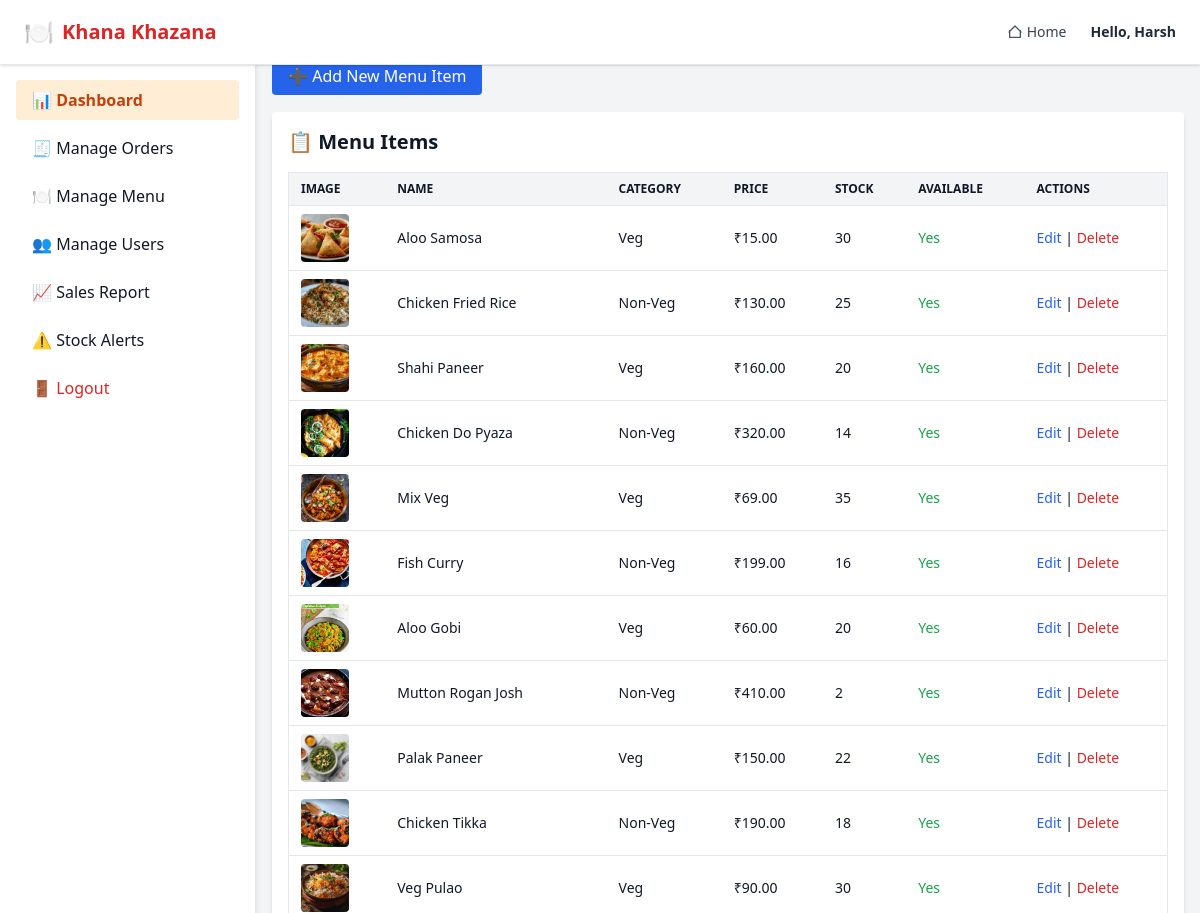
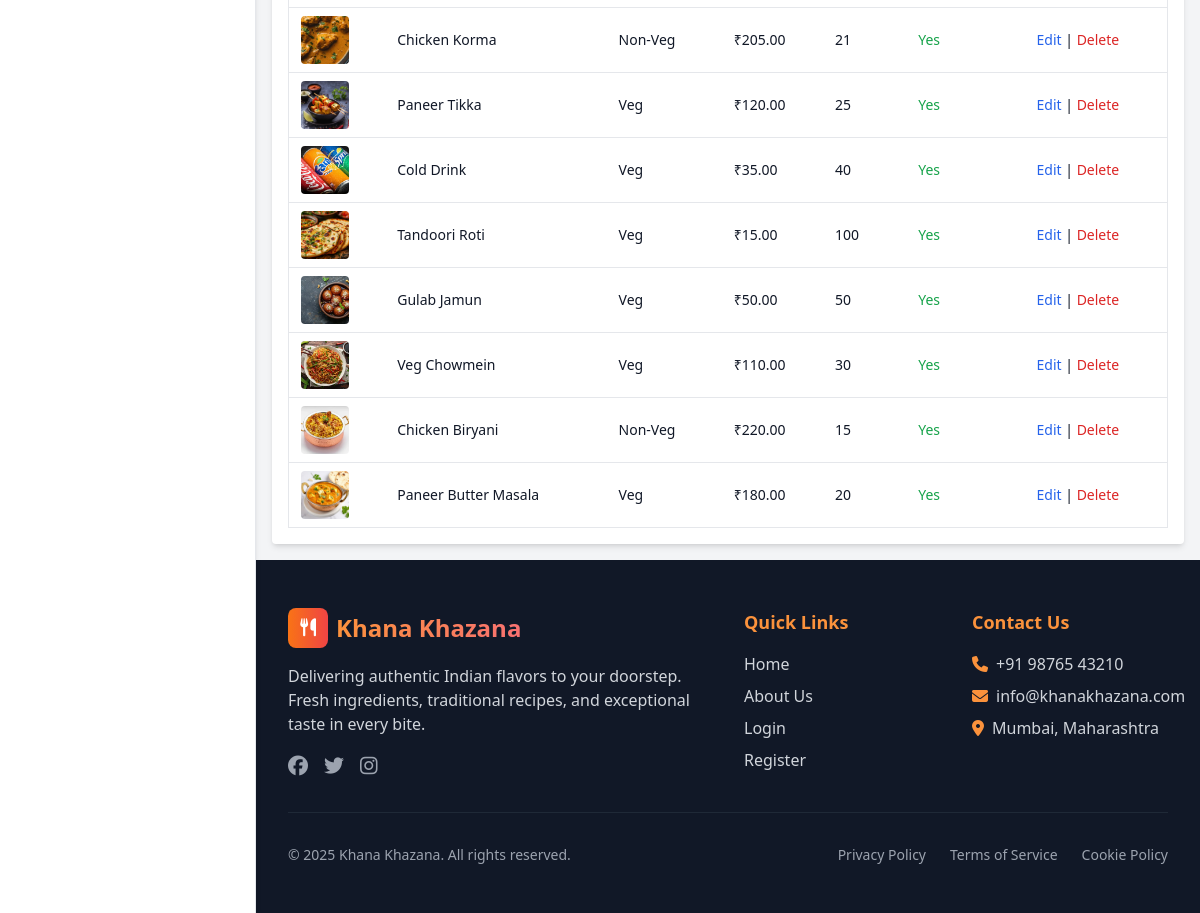
Screenshot of /admin/manage_menu.php (signed in) with the database file from the repository (2 pictures, top to bottom).
### tables this page shows
CREATE TABLE `menu_items` (
  `id` int(11) NOT NULL,
  `name` varchar(255) NOT NULL,
  `description` text DEFAULT NULL,
  `price` decimal(10,2) NOT NULL,
  `category` varchar(50) DEFAULT NULL,
  `stock_qty` int(11) DEFAULT 0,
  `image` varchar(255) DEFAULT NULL,
  `available` tinyint(1) DEFAULT 1
);

### admin/manage_menu.php (the view, shortened to what this page needs)
<?php
include("../include/db.php");
include("../include/admin_header.php");
include("../include/admin_sidebar.php");
$result = mysqli_query($conn, "SELECT * FROM menu_items ORDER BY id DESC");
?>
<div class="ml-64 p-4">
    <h2 class="text-2xl font-bold mb-4">🍽 Manage Menu Items</h2>
    <div class="mb-6">
        <a href="edit_menu_item.php" class="bg-blue-600 text-white px-4 py-2 rounded hover:bg-blue-700">
            ➕ Add New Menu Item
        </a>
    </div>
    <div class="bg-white shadow-md rounded p-4">
        <h3 class="text-xl font-semibold mb-4">📋 Menu Items</h3>
        <div class="overflow-x-auto">
            <table class="w-full text-sm text-left border">
                <thead>
                    <tr class="bg-gray-100 text-xs uppercase">
                        <th class="px-3 py-2">Image</th>
                        <th class="px-3 py-2">Name</th>
                        <th class="px-3 py-2">Category</th>
                        <th class="px-3 py-2">Price</th>
                        <th class="px-3 py-2">Stock</th>
                        <th class="px-3 py-2">Available</th>
                        <th class="px-3 py-2">Actions</th>
                    </tr>
                </thead>
                <tbody>
                    <?php while ($row = mysqli_fetch_assoc($result)): ?>
                        <tr class="border-t">
                            <td class="px-3 py-2">
                                <?php if ($row['image']): ?>
                                    <img src="../assets/images/<?= $row['image'] ?>" class="h-12 w-12 object-cover rounded">
                                <?php else: ?>
                                    <span class="text-gray-400">No image</span>
                                <?php endif; ?>
                            </td>
                            <td class="px-3 py-2"><?= htmlspecialchars($row['name']) ?></td>
                            <td class="px-3 py-2"><?= htmlspecialchars($row['category']) ?></td>
                            <td class="px-3 py-2">₹<?= $row['price'] ?></td>
                            <td class="px-3 py-2"><?= $row['stock_qty'] ?></td>
                            <td class="px-3 py-2">
                                <?php $is_available = ($row['available'] && $row['stock_qty'] > 0); ?>
                                <span class="<?= $is_available ? 'text-green-600' : 'text-red-600' ?>">
                                    <?= $is_available ? 'Yes' : 'No' ?>
                                </span>
                            </td>
                            <td class="px-3 py-2">
                                <a href="edit_menu_item.php?id=<?= $row['id'] ?>" class="text-blue-600 hover:underline">Edit</a>
                                |
                                <a href="?delete=<?= $row['id'] ?>" class="text-red-600 hover:underline" onclick="return confirm('Delete this item?')">Delete</a>
                            </td>
                        </tr>
                    <?php endwhile; ?>
                </tbody>
            </table>
        </div>
    </div>
</div>
<?php include("../include/admin_footer.php"); ?>

### rows the page displays
menu_items: image (picture), name "Aloo Samosa", category "Veg", price "15.00", stock_qty "30", available "Yes"
menu_items: image (picture), name "Chicken Fried Rice", category "Non-Veg", price "130.00", stock_qty "25", available "Yes"
menu_items: image (picture), name "Shahi Paneer", category "Veg", price "160.00", stock_qty "20", available "Yes"
menu_items: image (picture), name "Chicken Do Pyaza", category "Non-Veg", price "320.00", stock_qty "14", available "Yes"
menu_items: image (picture), name "Mix Veg", category "Veg", price "69.00", stock_qty "35", available "Yes"
menu_items: image (picture), name "Fish Curry", category "Non-Veg", price "199.00", stock_qty "16", available "Yes"
menu_items: image (picture), name "Aloo Gobi", category "Veg", price "60.00", stock_qty "20", available "Yes"
menu_items: image (picture), name "Mutton Rogan Josh", category "Non-Veg", price "410.00", stock_qty "2", available "Yes"
menu_items: image (picture), name "Palak Paneer", category "Veg", price "150.00", stock_qty "22", available "Yes"
menu_items: image (picture), name "Chicken Tikka", category "Non-Veg", price "190.00", stock_qty "18", available "Yes"
menu_items: image (picture), name "Veg Pulao", category "Veg", price "90.00", stock_qty "30", available "Yes"
menu_items: image (picture), name "Chicken Korma", category "Non-Veg", price "205.00", stock_qty "21", available "Yes"
menu_items: image (picture), name "Paneer Tikka", category "Veg", price "120.00", stock_qty "25", available "Yes"
menu_items: image (picture), name "Cold Drink", category "Veg", price "35.00", stock_qty "40", available "Yes"
menu_items: image (picture), name "Tandoori Roti", category "Veg", price "15.00", stock_qty "100", available "Yes"
menu_items: image (picture), name "Gulab Jamun", category "Veg", price "50.00", stock_qty "50", available "Yes"
menu_items: image (picture), name "Veg Chowmein", category "Veg", price "110.00", stock_qty "30", available "Yes"
menu_items: image (picture), name "Chicken Biryani", category "Non-Veg", price "220.00", stock_qty "15", available "Yes"
menu_items: image (picture), name "Paneer Butter Masala", category "Veg", price "180.00", stock_qty "20", available "Yes"

### other values shown
$_SESSION['admin_name'] "Harsh"
